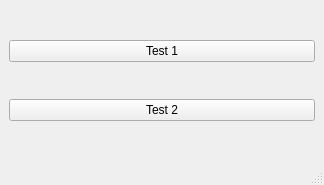
<?xml version="1.0" encoding="UTF-8"?>
<ui version="4.0">
 <class>ihm_TelemetryServer</class>
 <widget class="QMainWindow" name="ihm_TelemetryServer">
  <property name="geometry">
   <rect>
    <x>0</x>
    <y>0</y>
    <width>324</width>
    <height>185</height>
   </rect>
  </property>
  <property name="windowTitle">
   <string>MainWindow</string>
  </property>
  <widget class="QWidget" name="centralwidget">
   <layout class="QGridLayout" name="gridLayout">
    <item row="0" column="0">
     <widget class="QPushButton" name="pb_test1">
      <property name="text">
       <string>Test 1</string>
      </property>
     </widget>
    </item>
    <item row="1" column="0">
     <widget class="QPushButton" name="pb_test2">
      <property name="text">
       <string>Test 2</string>
      </property>
     </widget>
    </item>
   </layout>
  </widget>
  <widget class="QMenuBar" name="menubar">
   <property name="geometry">
    <rect>
     <x>0</x>
     <y>0</y>
     <width>324</width>
     <height>22</height>
    </rect>
   </property>
  </widget>
  <widget class="QStatusBar" name="statusbar"/>
 </widget>
 <resources/>
 <connections/>
</ui>
